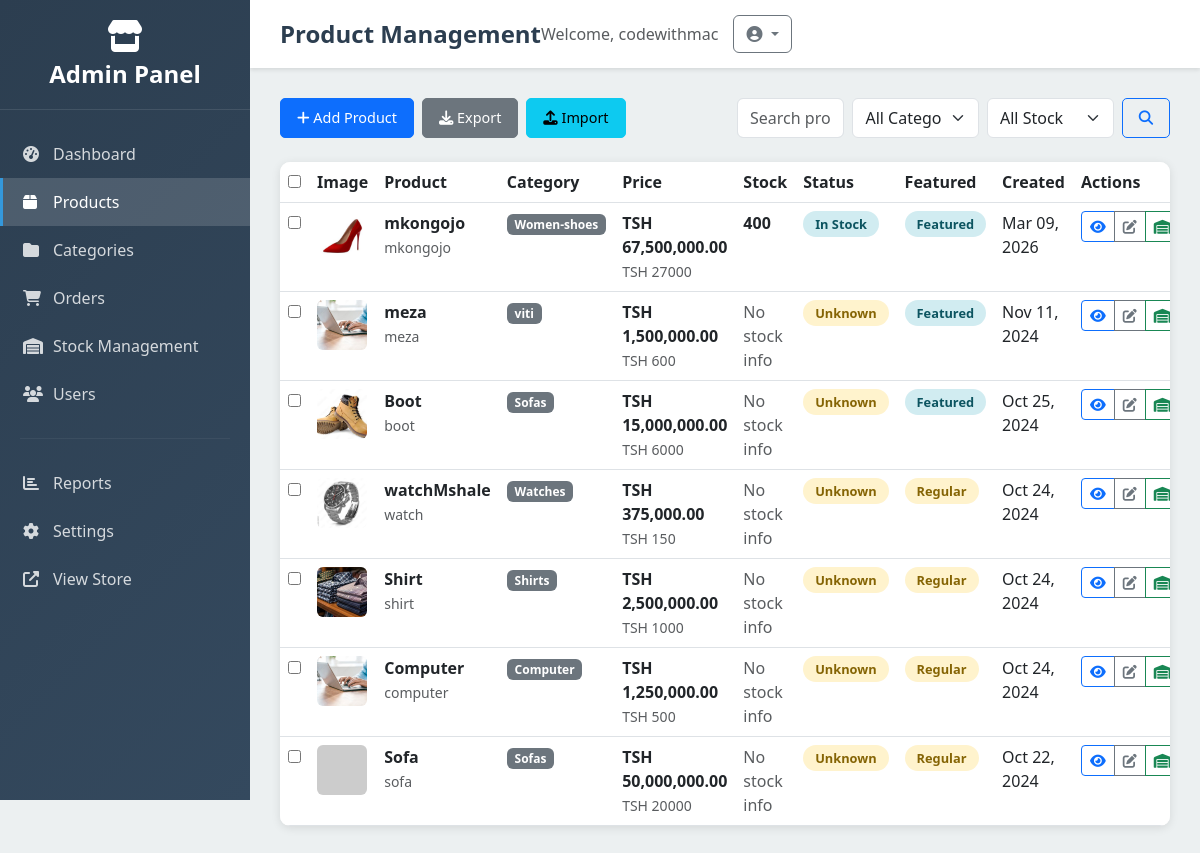
Page /dashboard/products/ (signed in) on the earlier database version.
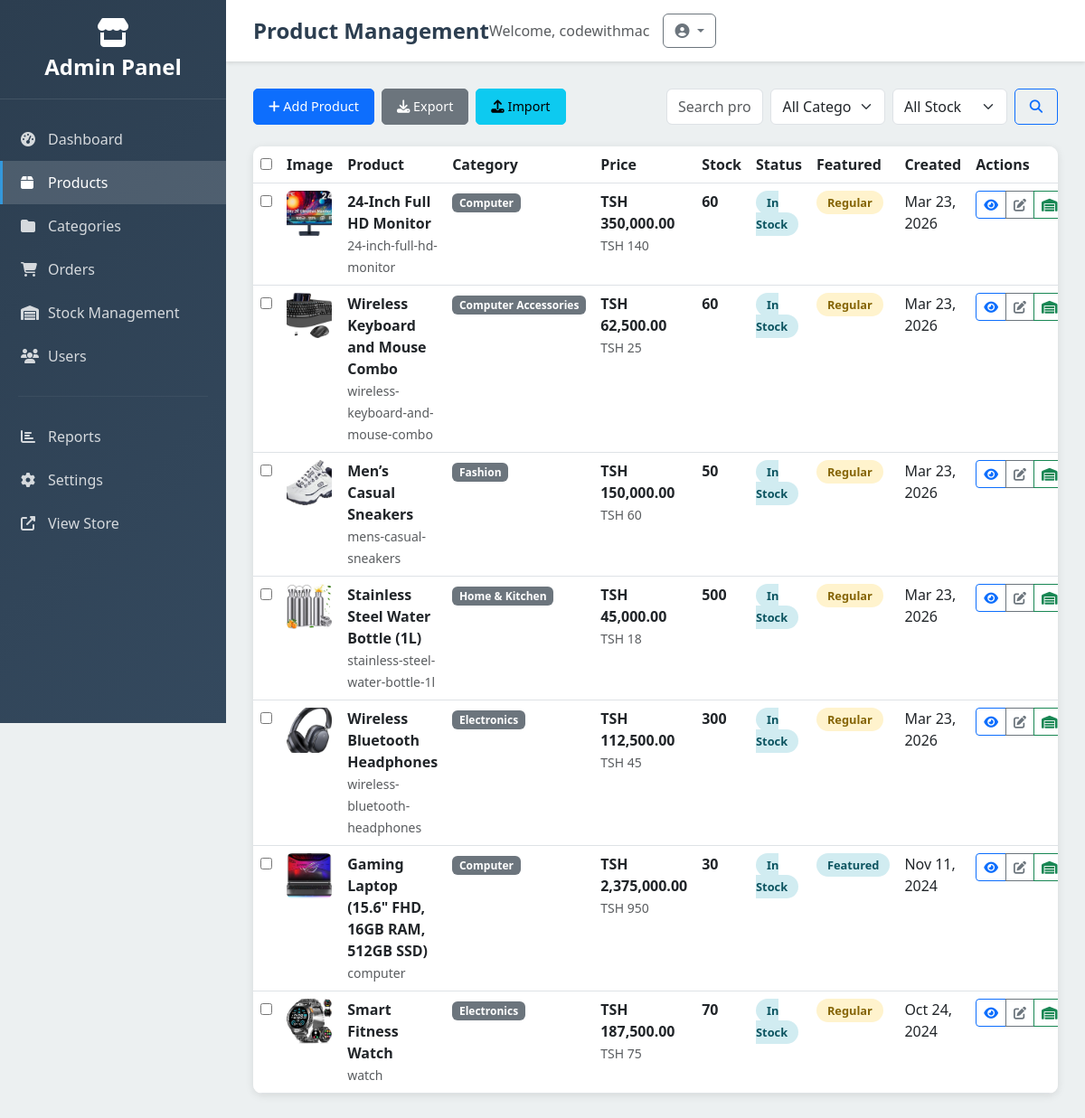
Same page on the later database version.
### products/models.py (models this page shows, shortened)
class Product(models.Model):
    category = models.ForeignKey(Category, related_name='product', on_delete=models.CASCADE)
    name = models.CharField(max_length=255)
    slug = models.SlugField()
    description = models.TextField(blank=True, null=True)
    price = models.IntegerField()
    is_featured = models.BooleanField(default=False)
    created_at = models.DateTimeField(auto_now_add=True)
    image = models.ImageField(upload_to='uploads/', blank=True, null=True)
    thumbnail = models.ImageField(upload_to='uploads/', blank=True, null=True)
    class Meta:
        ordering = ('-created_at',)
    def get_display_price(self):
        tsh_price = self.price * 2500  # Convert USD to TSH
        return "TSH {:,.2f}".format(tsh_price)
    def get_thumbnail(self):
        if self.thumbnail:
            return self.thumbnail.url
        else:
            if self.image:
                self.thumbnail = self.make_thumbnail(self.image)
                self.save()
                return self.thumbnail.url
            else:
                return 'https://dummyimage.com/240x240/808080/ffffff'

class Category(models.Model):
    name = models.CharField(max_length=255)
    slug = models.SlugField(unique=True)
    class Meta:
        ordering =('name',)

### core/models.py (models this page shows, shortened)
class Stock(models.Model):
    product = models.OneToOneField('products.Product', on_delete=models.CASCADE)
    quantity = models.IntegerField(default=0)
    reorder_level = models.IntegerField(default=10)
    last_updated = models.DateTimeField(auto_now=True)
    def is_low_stock(self):
        return self.quantity <= self.reorder_level

### core/admin_views.py (the view, shortened to what this page needs)
# urls.py: path('dashboard/products/', admin_views.admin_product_list, name='admin_product_list'),
@login_required
@user_passes_test(is_admin)
def admin_product_list(request):
    search = request.GET.get('search', '')
    category_id = request.GET.get('category', '')
    stock_status = request.GET.get('stock_status', '')
    products = Product.objects.select_related('category', 'stock').all()
    if search:
        products = products.filter(
            Q(name__icontains=search) |
            Q(description__icontains=search) |
            Q(category__name__icontains=search)
        )
    if category_id:
        products = products.filter(category_id=category_id)
    paginator = Paginator(products, 20)
    page_number = request.GET.get('page')
    page_obj = paginator.get_page(page_number)
    categories = Category.objects.all()
    context = {
        'products': page_obj,
        'categories': categories,
        'search': search,
        'selected_category': category_id,
        'stock_status': stock_status,
    }
    return render(request, 'admin_management/product_list.html', context)

### cart/context_processors.py (called while the page is built)
def cart(request):
    return {'cart': Cart(request)}

### core/admin_views.py (called while the page is built)
def is_admin(user):
    return user.is_authenticated and (user.is_staff or user.is_superuser)

### templates/admin_management/product_list.html (shortened to what the changed rows need)
{% extends 'admin_management/base.html' %}
{% block page_title %}Product Management{% endblock %}
{% block content %}
<div class="admin-table">
    <div class="table-responsive">
        <table class="table table-hover mb-0">
            <thead>
                <tr>
                    <th style="width: 50px;">
                        <input type="checkbox" id="selectAll" onchange="toggleSelectAll()">
                    </th>
                    <th>Image</th>
                    <th>Product</th>
                    <th>Category</th>
                    <th>Price</th>
                    <th>Stock</th>
                    <th>Status</th>
                    <th>Featured</th>
                    <th>Created</th>
                    <th>Actions</th>
                </tr>
            </thead>
            <tbody>
                {% for product in products %}
                <tr>
                    <td>
                        <input type="checkbox" class="product-checkbox" value="{{ product.id }}">
                    </td>
                    <td>
                        <img src="{{ product.get_thumbnail }}"
                             class="rounded" width="50" height="50" style="object-fit: cover;"
                             onerror="this.src='/static/img/no-image.png'">
                    </td>
                    <td>
                        <strong>{{ product.name }}</strong><br>
                        <small class="text-muted">{{ product.slug }}</small>
                    </td>
                    <td>
                        <span class="badge bg-secondary">{{ product.category.name }}</span>
                    </td>
                    <td>
                        <strong>{{ product.get_display_price }}</strong><br>
                        <small class="text-muted">TSH {{ product.price }}</small>
                    </td>
                    <td>
                        {% if product.stock %}
                            <div class="d-flex align-items-center">
                                <strong>{{ product.stock.quantity }}</strong>
                            </div>
                        {% else %}
                            <span class="text-muted">No stock info</span>
                        {% endif %}
                    </td>
                    <td>
                        {% if product.stock %}
                            {% if product.stock.quantity == 0 %}
                                <span class="status-badge status-cancelled">Out of Stock</span>
                            {% elif product.stock.is_low_stock %}
                                <span class="status-badge status-pending">Low Stock</span>
                            {% else %}
                                <span class="status-badge status-delivered">In Stock</span>
                            {% endif %}
                        {% else %}
                            <span class="status-badge status-pending">Unknown</span>
                        {% endif %}
                    </td>
                    <td>
                        {% if product.is_featured %}
                            <span class="status-badge status-delivered">Featured</span>
                        {% else %}
                            <span class="status-badge status-pending">Regular</span>
                        {% endif %}
                    </td>
                    <td>{{ product.created_at|date:"M d, Y" }}</td>
                    <td>
                        <div class="btn-group btn-group-sm">
                            <a href="{% url 'admin_product_detail' product.slug %}" class="btn btn-outline-primary" title="View">
                                <i class="fas fa-eye"></i>
                            </a>
                            <a href="{% url 'admin_product_edit' product.slug %}" class="btn btn-outline-secondary" title="Edit">
                                <i class="fas fa-edit"></i>
                            </a>
                            <button class="btn btn-outline-success" onclick="quickEditStock('{{ product.slug }}')" title="Edit Stock">
                                <i class="fas fa-warehouse"></i>
                            </button>
                        </div>
                    </td>
                </tr>
                {% endfor %}
            </tbody>
        </table>
    </div>
</div>
{% endblock %}

Differences in the rows shown:
removed Product: get_thumbnail (picture), name "mkongojo", slug "mkongojo", category.name "Women-shoes", get_display_price "TSH 67,500,000.00", price "27000", stock.quantity "400", shows "In Stock", is_featured "Featured", created_at "Mar 09, 2026"
removed Product: get_thumbnail (picture), name "Boot", slug "boot", category.name "Sofas", get_display_price "TSH 15,000,000.00", price "6000", shows "No stock info", shows "Unknown", is_featured "Featured", created_at "Oct 25, 2024"
removed Product: get_thumbnail (picture), name "Shirt", slug "shirt", category.name "Shirts", get_display_price "TSH 2,500,000.00", price "1000", shows "No stock info", shows "Unknown", is_featured "Regular", created_at "Oct 24, 2024"
removed Product: get_thumbnail (picture), name "Computer", slug "computer", category.name "Computer", get_display_price "TSH 1,250,000.00", price "500", shows "No stock info", shows "Unknown", is_featured "Regular", created_at "Oct 24, 2024"
removed Product: name "Sofa", slug "sofa", category.name "Sofas", get_display_price "TSH 50,000,000.00", price "20000", shows "No stock info", shows "Unknown", is_featured "Regular", created_at "Oct 22, 2024"
added Product: get_thumbnail (picture), name "24-Inch Full HD Monitor", slug "24-inch-full-hd-monitor", category.name "Computer", get_display_price "TSH 350,000.00", price "140", stock.quantity "60", shows "In Stock", is_featured "Regular", created_at "Mar 23, 2026"
added Product: get_thumbnail (picture), name "Wireless Keyboard and Mouse Combo", slug "wireless-keyboard-and-mouse-combo", category.name "Computer Accessories", get_display_price "TSH 62,500.00", price "25", stock.quantity "60", shows "In Stock", is_featured "Regular", created_at "Mar 23, 2026"
added Product: get_thumbnail (picture), name "Men’s Casual Sneakers", slug "mens-casual-sneakers", category.name "Fashion", get_display_price "TSH 150,000.00", price "60", stock.quantity "50", shows "In Stock", is_featured "Regular", created_at "Mar 23, 2026"
added Product: get_thumbnail (picture), name "Stainless Steel Water Bottle (1L)", slug "stainless-steel-water-bottle-1l", category.name "Home & Kitchen", get_display_price "TSH 45,000.00", price "18", stock.quantity "500", shows "In Stock", is_featured "Regular", created_at "Mar 23, 2026"
added Product: get_thumbnail (picture), name "Wireless Bluetooth Headphones", slug "wireless-bluetooth-headphones", category.name "Electronics", get_display_price "TSH 112,500.00", price "45", stock.quantity "300", shows "In Stock", is_featured "Regular", created_at "Mar 23, 2026"
changed Product: get_thumbnail: a different picture; name "meza" → "Gaming Laptop (15.6\" FHD, 16GB RAM, 512GB SSD)"; slug "meza" → "computer"; category.name "viti" → "Computer"; get_display_price "TSH 1,500,000.00" → "TSH 2,375,000.00"; price "600" → "950"; stock.quantity (not shown) → "30"; text "No stock info Unknown" → "In Stock"
changed Product "watch": get_thumbnail: a different picture; name "watchMshale" → "Smart Fitness Watch"; category.name "Watches" → "Electronics"; get_display_price "TSH 375,000.00" → "TSH 187,500.00"; price "150" → "75"; stock.quantity (not shown) → "70"; text "No stock info Unknown" → "In Stock"
